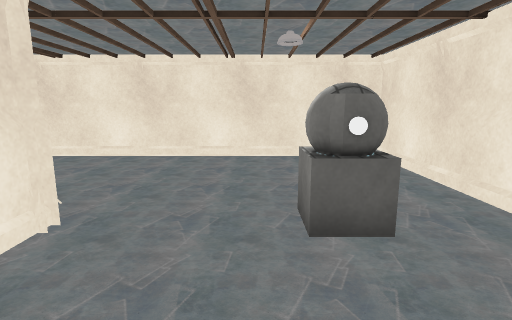
View 1 (above)

16 first-person views from a walk through a Unity game level. The camera is 1.5 m above the floor, tilts 10° down and sees 80° across. The floor is counted in squares, 1 m on a side. Each view is taken from the middle of a square. On the plan, view 1 faces up. The plan holds only what a view shows up to about 15 squares ahead; the rest is blank. The place goes on beyond the plan. Some surface patterns are stand-ins.

View 2
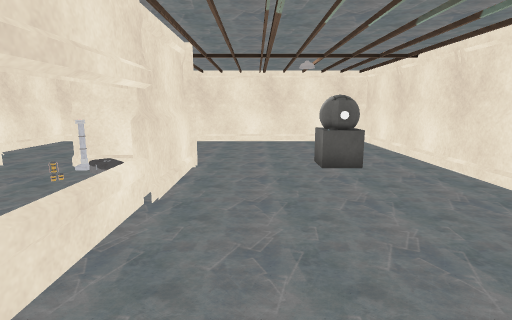

View 3
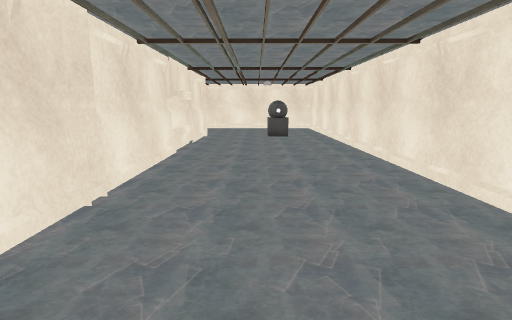

View 4
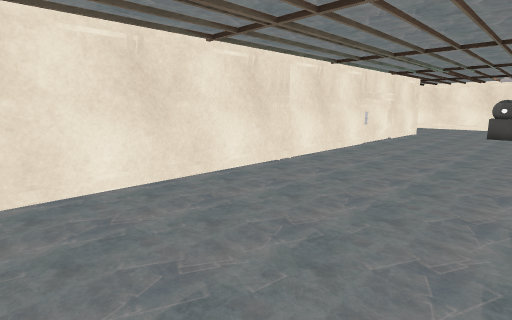

View 5
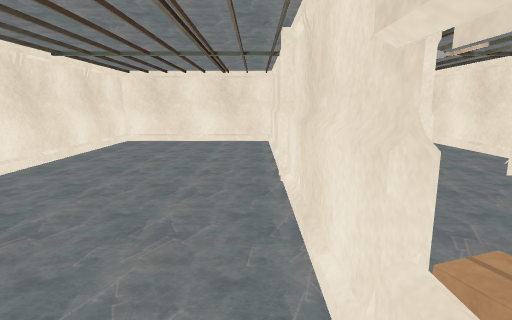

View 6
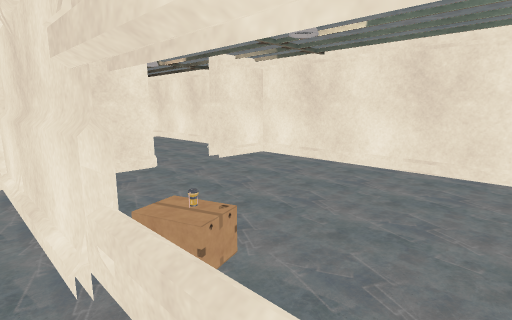

View 7
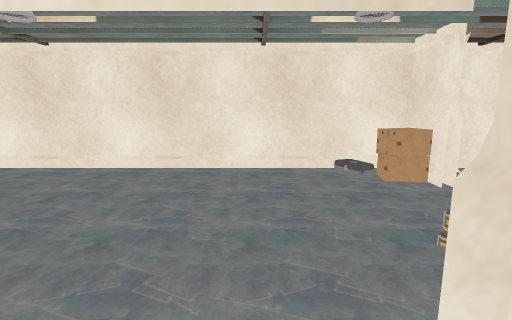

View 8
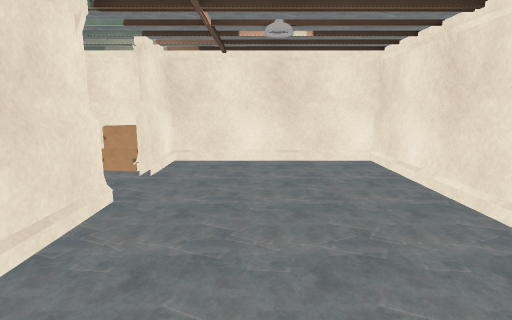

View 9
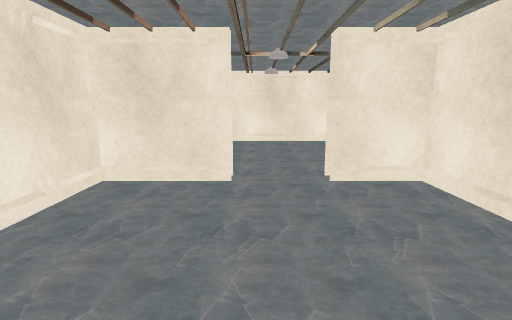

View 10
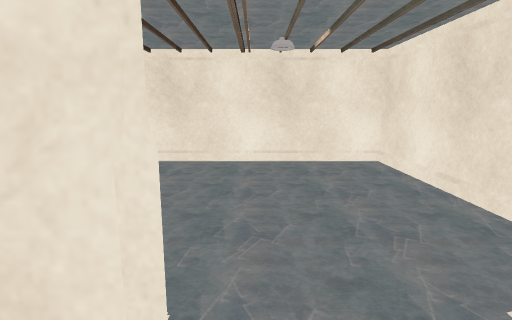

View 11
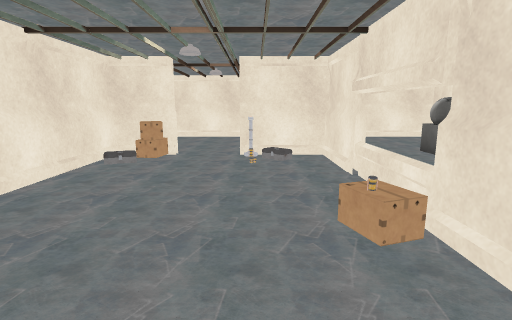

View 12
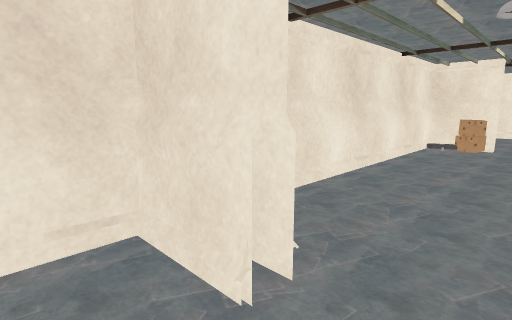

View 13
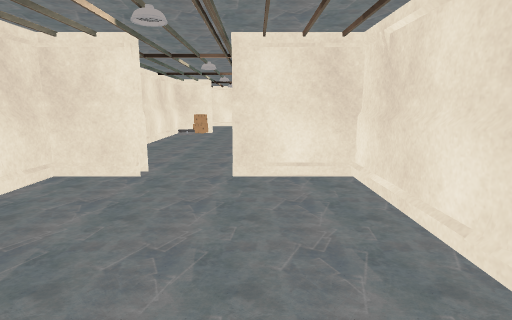

View 14
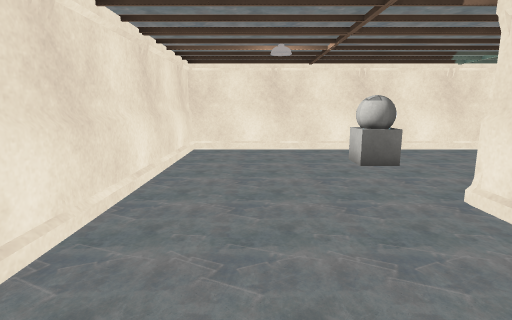

View 15
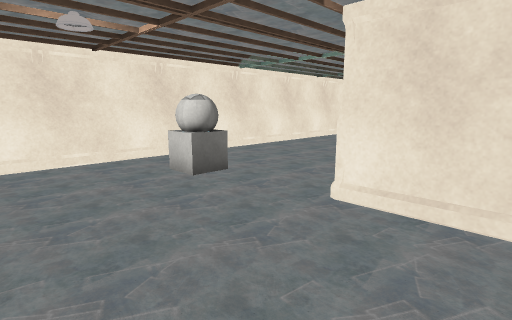

View 16
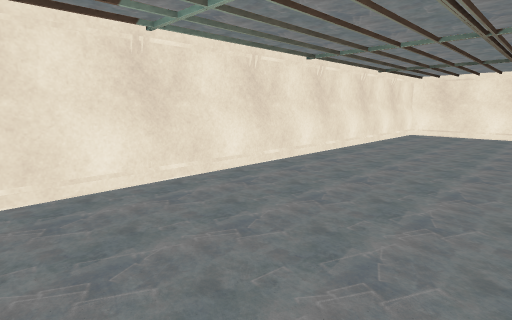

### Floor plan
Ten units are one square. View 1 is at (0, 0); x grows to the right and y downward. Boxes are objects, and circles mark ways between rooms. Rooms are numbered by the first view taken in them; rooms with no view inside come last. Other rooms are left out.
<svg viewBox="-101 -97 142 246">
<path fill="none" stroke="#000" d="M-26 -5 -26 -14M-29 24 -29 34M-29 -17 -29 -5M-24 -35 -55 -35M-55 -37 -26 -37 -26 140M-29 69 -29 -35M-56 70 -25 70M-84 -35 -95 -35M-80 75 -75 75M-95 -37 -84 -37M-96 70 -75 70M-29 144 36 144 36 -92 -94 -92 -94 69M-74 75 -95 75M-74 70 -81 70M-29 119 -29 69M-94 69 -94 144 -29 144M-24 75 -55 75"/>
<rect x="-85" y="-35" width="10" height="10" fill="#bbb"><title>other object</title></rect>
<rect x="5" y="-45" width="10" height="10" fill="#bbb"><title>other object</title></rect>
<circle cx="-65" cy="70" r="3" fill="#2a7"/>
<text x="-20" y="10">1</text>
<text x="-70" y="110">2</text>
</svg>
Room 1 opens to room 2.

Where each view was taken, in squares from view 1:
view 1: 0 up, 0 right, facing up
view 2: 4 down, 1 left, facing up
view 3: 12 down, 0 right, facing up
view 4: 14 down, 3 right, facing up-left
view 5: 1 down, 2 left, facing down
view 6: 0 up, 2 left, facing down-left
view 7: 0 up, 2 left, facing left
view 8: 6 up, 1 left, facing left
view 9: 1 down, 6 left, facing down
view 10: 6 down, 6 left, facing down
view 11: 6 down, 5 left, facing up
view 12: 9 down, 6 left, facing up-left
view 13: 14 down, 5 left, facing up
view 14: 7 up, 7 left, facing right
view 15: 8 up, 5 left, facing down-right
view 16: 3 up, 2 left, facing down-right
